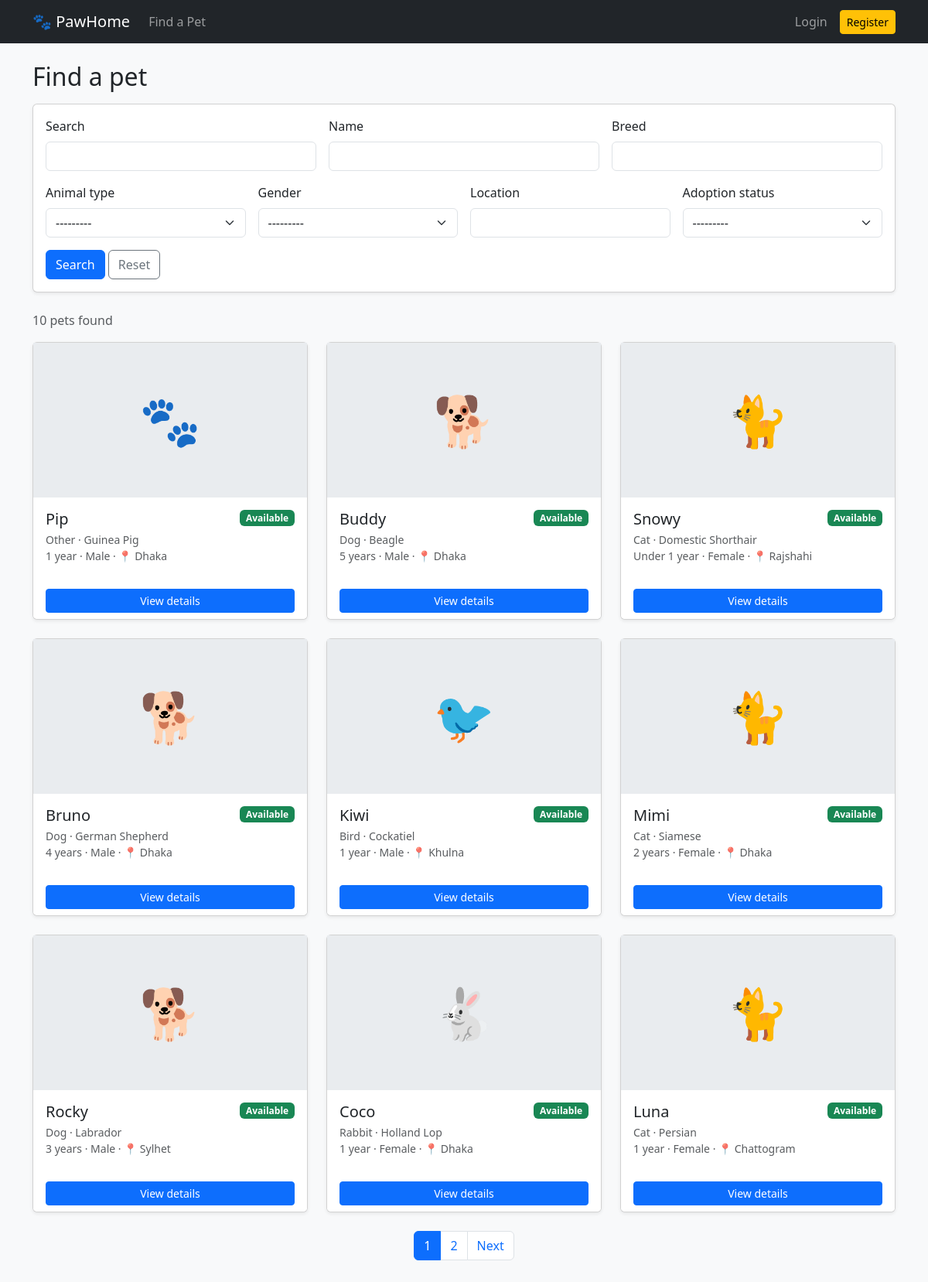
/pets/, run on the app's committed database.
### pets/models.py (models this page shows, shortened)
class Pet(models.Model):
    class AnimalType(models.TextChoices):
        DOG = "Dog", "Dog"
        CAT = "Cat", "Cat"
        BIRD = "Bird", "Bird"
        RABBIT = "Rabbit", "Rabbit"
        OTHER = "Other", "Other"
    class Gender(models.TextChoices):
        MALE = "Male", "Male"
        FEMALE = "Female", "Female"
    class Status(models.TextChoices):
        AVAILABLE = "Available", "Available"
        ADOPTED = "Adopted", "Adopted"
    name = models.CharField(max_length=100)
    animal_type = models.CharField(max_length=20, choices=AnimalType.choices, default=AnimalType.DOG)
    breed = models.CharField(max_length=100, blank=True)
    age = models.PositiveSmallIntegerField(help_text="Age in years (0 = under 1 year)")
    gender = models.CharField(max_length=10, choices=Gender.choices)
    location = models.CharField(max_length=100)
    description = models.TextField()
    image = models.ImageField(upload_to="pets/", blank=True, null=True)
    status = models.CharField(max_length=10, choices=Status.choices, default=Status.AVAILABLE)
    created_at = models.DateTimeField(auto_now_add=True)
    class Meta:
        ordering = ["-created_at", "-id"]
    @property
    def is_available(self):
        return self.status == self.Status.AVAILABLE
    @property
    def age_display(self):
        if self.age == 0:
            return "Under 1 year"
        return f"{self.age} year" + ("" if self.age == 1 else "s")

### pets/views.py (the view)
# urls.py: path("pets/", views.PetListView.as_view(), name="list"),
class PetListView(ListView):
    model = Pet
    template_name = "pets/pet_list.html"
    context_object_name = "pets"
    paginate_by = 9
    def get_queryset(self):
        self.filterset = PetFilter(self.request.GET or None, queryset=Pet.objects.all())
        return self.filterset.qs
    def get_context_data(self, **kwargs):
        ctx = super().get_context_data(**kwargs)
        params = self.request.GET.copy()
        params.pop("page", None)
        ctx["filter"] = self.filterset
        ctx["querystring"] = params.urlencode()
        if self.request.user.is_authenticated:
            ctx["favorite_ids"] = set(
                Favorite.objects.filter(user=self.request.user).values_list("pet_id", flat=True)
            )
        return ctx

### templates/pets/pet_list.html (shortened to what this page needs)
{% extends "base.html" %}
{% block content %}
<h2 class="mb-3">Find a pet</h2>
<form method="get" class="card card-body shadow-sm mb-4">
  <div class="row g-3">
    <div class="col-md-4"><label class="form-label">Search</label>{{ filter.form.q }}</div>
    <div class="col-md-4"><label class="form-label">Name</label>{{ filter.form.name }}</div>
    <div class="col-md-4"><label class="form-label">Breed</label>{{ filter.form.breed }}</div>
    <div class="col-md-3"><label class="form-label">Animal type</label>{{ filter.form.animal_type }}</div>
    <div class="col-md-3"><label class="form-label">Gender</label>{{ filter.form.gender }}</div>
    <div class="col-md-3"><label class="form-label">Location</label>{{ filter.form.location }}</div>
    <div class="col-md-3"><label class="form-label">Adoption status</label>{{ filter.form.status }}</div>
  </div>
  <div class="mt-3"><button class="btn btn-primary">Search</button> <a href="{% url 'pets:list' %}" class="btn btn-outline-secondary">Reset</a></div>
</form>
<p class="text-muted">{{ paginator.count }} pet{{ paginator.count|pluralize }} found</p>
<div class="row g-4">
  {% for pet in pets %}<div class="col-sm-6 col-lg-4">{% include "pets/_card.html" %}</div>
  {% empty %}<div class="col-12"><div class="alert alert-info">No pets match your search.</div></div>{% endfor %}
</div>
{% if is_paginated %}
<nav class="mt-4"><ul class="pagination justify-content-center">
  {% for n in paginator.page_range %}<li class="page-item {% if n == page_obj.number %}active{% endif %}"><a class="page-link" href="?{% if querystring %}{{ querystring }}&{% endif %}page={{ n }}">{{ n }}</a></li>{% endfor %}
  {% if page_obj.has_next %}<li class="page-item"><a class="page-link" href="?{% if querystring %}{{ querystring }}&{% endif %}page={{ page_obj.next_page_number }}">Next</a></li>{% endif %}
</ul></nav>
{% endif %}
{% endblock %}

### templates/pets/_card.html (shortened to what this page needs)
<div class="card h-100 shadow-sm">
  {% if pet.image %}<img src="{{ pet.image.url }}" class="card-img-top pet-img" alt="{{ pet.name }}">
  {% else %}<div class="pet-ph">{% if pet.animal_type == 'Cat' %}🐈{% elif pet.animal_type == 'Bird' %}🐦{% elif pet.animal_type == 'Rabbit' %}🐇{% elif pet.animal_type == 'Dog' %}🐕{% else %}🐾{% endif %}</div>{% endif %}
  <div class="card-body">
    <div class="d-flex justify-content-between align-items-start">
      <h5 class="card-title mb-1">{{ pet.name }}</h5>
      {% if pet.is_available %}<span class="badge text-bg-success">Available</span>{% else %}<span class="badge text-bg-secondary">Adopted</span>{% endif %}
    </div>
    <p class="card-text text-muted small mb-2">{{ pet.animal_type }}{% if pet.breed %} · {{ pet.breed }}{% endif %}<br>{{ pet.age_display }} · {{ pet.gender }} · 📍 {{ pet.location }}</p>
  </div>
  <div class="card-footer bg-white border-0 d-flex gap-2">
    <a href="{% url 'pets:detail' pet.pk %}" class="btn btn-primary btn-sm flex-grow-1">View details</a>
  </div>
</div>

### templates/base.html (style rules this page uses)
.pet-ph { height:200px;display:flex;align-items:center;justify-content:center;font-size:4rem;background:#e9ecef }

### data on the page
Pet: name "Pip", status "Available", animal_type "Other", breed "Guinea Pig", age_display "1 year", gender "Male", location "Dhaka"
Pet: name "Buddy", status "Available", animal_type "Dog", breed "Beagle", age_display "5 years", gender "Male", location "Dhaka"
Pet: name "Snowy", status "Available", animal_type "Cat", breed "Domestic Shorthair", age_display "Under 1 year", gender "Female", location "Rajshahi"
Pet: name "Bruno", status "Available", animal_type "Dog", breed "German Shepherd", age_display "4 years", gender "Male", location "Dhaka"
Pet: name "Kiwi", status "Available", animal_type "Bird", breed "Cockatiel", age_display "1 year", gender "Male", location "Khulna"
Pet: name "Mimi", status "Available", animal_type "Cat", breed "Siamese", age_display "2 years", gender "Female", location "Dhaka"
Pet: name "Rocky", status "Available", animal_type "Dog", breed "Labrador", age_display "3 years", gender "Male", location "Sylhet"
Pet: name "Coco", status "Available", animal_type "Rabbit", breed "Holland Lop", age_display "1 year", gender "Female", location "Dhaka"
Pet: name "Luna", status "Available", animal_type "Cat", breed "Persian", age_display "1 year", gender "Female", location "Chattogram"

### other printed values
{{ paginator.count }} "10"
{{ n }} "1" "2"
